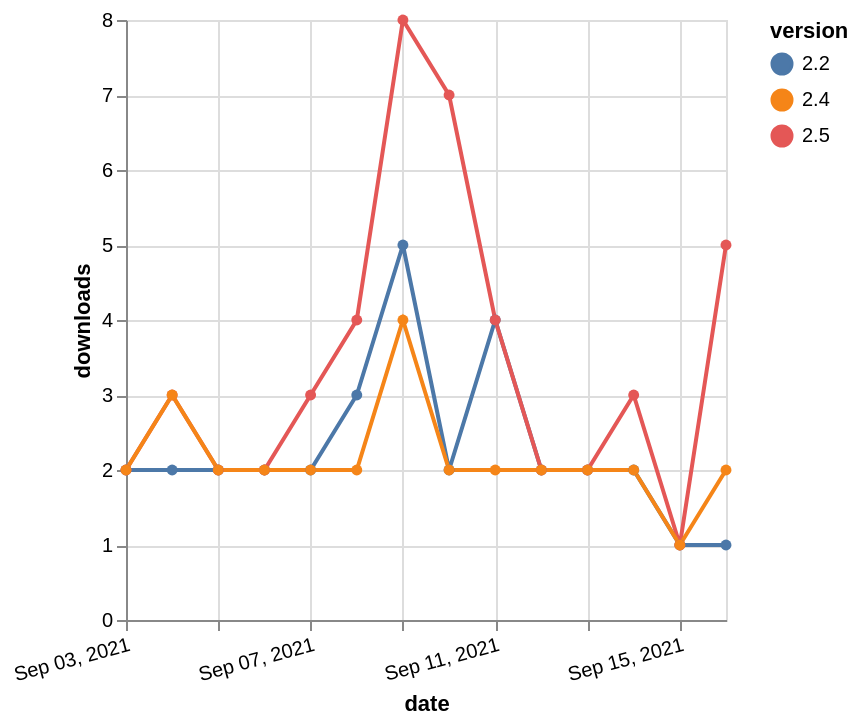

Write a Vega-Lite specification for this figure.
### Vega-Lite specification from a JSON file in a GitHub repository (floating-point values rounded to 4 significant figures)
{"$schema": "https://vega.github.io/schema/vega-lite/v5.json", "description": "A simple bar chart with embedded data.", "data": {"values": [{"date": "2021-09-03", "total": 2847, "delta": 2, "version": "2.2"}, {"date": "2021-09-04", "total": 2849, "delta": 2, "version": "2.2"}, {"date": "2021-09-05", "total": 2851, "delta": 2, "version": "2.2"}, {"date": "2021-09-06", "total": 2853, "delta": 2, "version": "2.2"}, {"date": "2021-09-07", "total": 2855, "delta": 2, "version": "2.2"}, {"date": "2021-09-08", "total": 2858, "delta": 3, "version": "2.2"}, {"date": "2021-09-09", "total": 2863, "delta": 5, "version": "2.2"}, {"date": "2021-09-10", "total": 2865, "delta": 2, "version": "2.2"}, {"date": "2021-09-11", "total": 2869, "delta": 4, "version": "2.2"}, {"date": "2021-09-12", "total": 2871, "delta": 2, "version": "2.2"}, {"date": "2021-09-13", "total": 2873, "delta": 2, "version": "2.2"}, {"date": "2021-09-14", "total": 2875, "delta": 2, "version": "2.2"}, {"date": "2021-09-15", "total": 2876, "delta": 1, "version": "2.2"}, {"date": "2021-09-16", "total": 2877, "delta": 1, "version": "2.2"}, {"date": "2021-09-03", "total": 2208, "delta": 2, "version": "2.5"}, {"date": "2021-09-04", "total": 2211, "delta": 3, "version": "2.5"}, {"date": "2021-09-05", "total": 2213, "delta": 2, "version": "2.5"}, {"date": "2021-09-06", "total": 2215, "delta": 2, "version": "2.5"}, {"date": "2021-09-07", "total": 2218, "delta": 3, "version": "2.5"}, {"date": "2021-09-08", "total": 2222, "delta": 4, "version": "2.5"}, {"date": "2021-09-09", "total": 2230, "delta": 8, "version": "2.5"}, {"date": "2021-09-10", "total": 2237, "delta": 7, "version": "2.5"}, {"date": "2021-09-11", "total": 2241, "delta": 4, "version": "2.5"}, {"date": "2021-09-12", "total": 2243, "delta": 2, "version": "2.5"}, {"date": "2021-09-13", "total": 2245, "delta": 2, "version": "2.5"}, {"date": "2021-09-14", "total": 2248, "delta": 3, "version": "2.5"}, {"date": "2021-09-15", "total": 2249, "delta": 1, "version": "2.5"}, {"date": "2021-09-16", "total": 2254, "delta": 5, "version": "2.5"}, {"date": "2021-09-03", "total": 2752, "delta": 2, "version": "2.4"}, {"date": "2021-09-04", "total": 2755, "delta": 3, "version": "2.4"}, {"date": "2021-09-05", "total": 2757, "delta": 2, "version": "2.4"}, {"date": "2021-09-06", "total": 2759, "delta": 2, "version": "2.4"}, {"date": "2021-09-07", "total": 2761, "delta": 2, "version": "2.4"}, {"date": "2021-09-08", "total": 2763, "delta": 2, "version": "2.4"}, {"date": "2021-09-09", "total": 2767, "delta": 4, "version": "2.4"}, {"date": "2021-09-10", "total": 2769, "delta": 2, "version": "2.4"}, {"date": "2021-09-11", "total": 2771, "delta": 2, "version": "2.4"}, {"date": "2021-09-12", "total": 2773, "delta": 2, "version": "2.4"}, {"date": "2021-09-13", "total": 2775, "delta": 2, "version": "2.4"}, {"date": "2021-09-14", "total": 2777, "delta": 2, "version": "2.4"}, {"date": "2021-09-15", "total": 2778, "delta": 1, "version": "2.4"}, {"date": "2021-09-16", "total": 2780, "delta": 2, "version": "2.4"}]}, "width": "container", "mark": {"type": "line", "point": {"filled": true}}, "encoding": {"x": {"field": "date", "type": "temporal", "timeUnit": "yearmonthdate", "title": "date", "axis": {"labelAngle": -15}}, "y": {"field": "delta", "type": "quantitative", "title": "downloads"}, "color": {"field": "version", "type": "nominal"}, "tooltip": {"field": "delta"}}}
